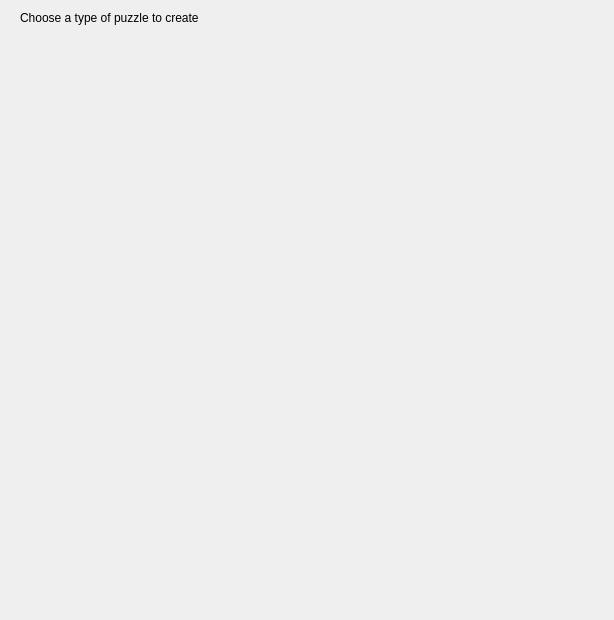
<?xml version="1.0" encoding="UTF-8"?>
<ui version="4.0">
 <class>NewCrosswordPage</class>
 <widget class="QDialog" name="NewCrosswordPage">
  <property name="geometry">
   <rect>
    <x>0</x>
    <y>0</y>
    <width>614</width>
    <height>620</height>
   </rect>
  </property>
  <property name="windowTitle">
   <string>Dialog</string>
  </property>
  <widget class="QLabel" name="actionDescription">
   <property name="geometry">
    <rect>
     <x>20</x>
     <y>10</y>
     <width>381</width>
     <height>16</height>
    </rect>
   </property>
   <property name="text">
    <string>Choose a type of puzzle to create</string>
   </property>
  </widget>
 </widget>
 <resources/>
 <connections/>
</ui>
